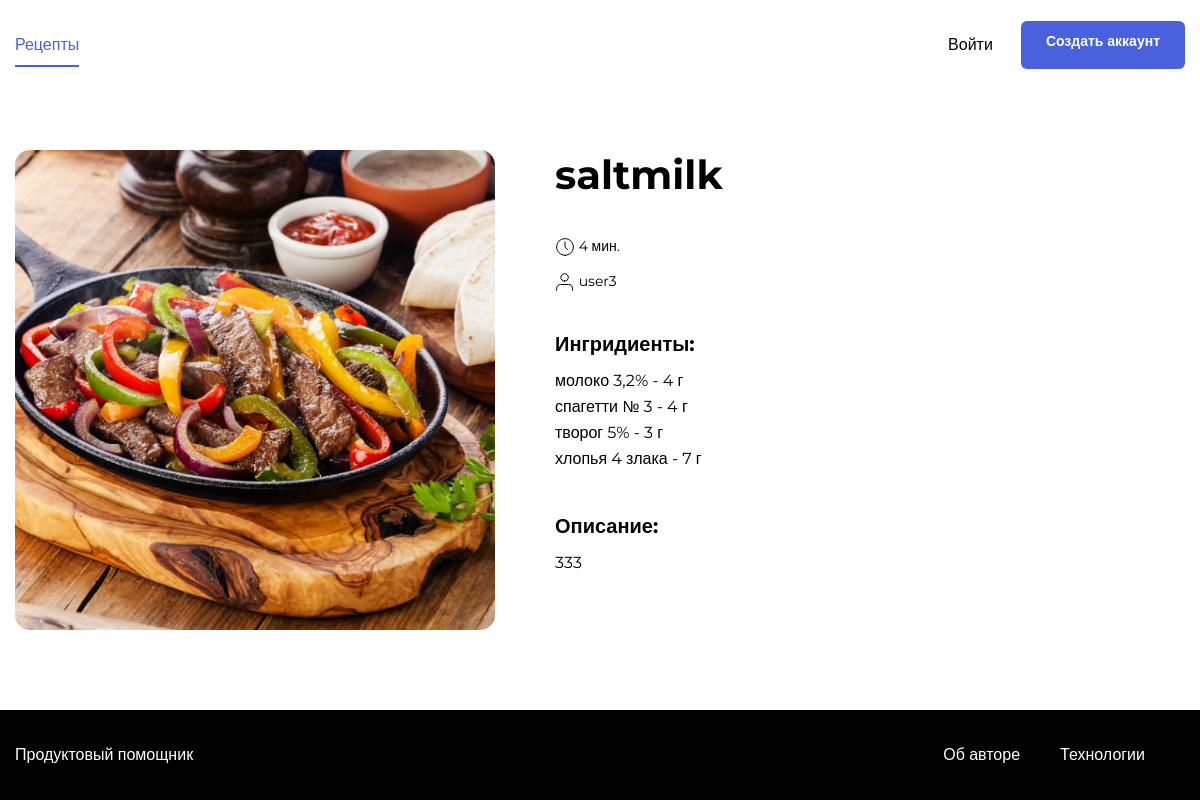
Page /recipe/3/ on the committed database.
### recipes/models.py (models this page shows, shortened)
class Recipe(models.Model):
    author = models.ForeignKey(User, on_delete=models.CASCADE, related_name="recipes")
    title = models.CharField(max_length = 100)
    image = models.ImageField(upload_to='static/images/recipes/', blank=True, null=True)
    text = models.TextField(null=True)
    ingredients = models.ManyToManyField(Ingredient, through='recipeingredient')
    tag = models.ManyToManyField('Tag')
    preparing_time = models.PositiveSmallIntegerField(default=0, null=True)

class Ingredient(models.Model):
    title = models.CharField(max_length=50,null=True, verbose_name='Название')
    dimension = models.CharField(max_length=10,null=True, verbose_name='Еденица измерения')
    def __str__(self):
        return self.title

class RecipeIngredient(models.Model):
    ingredient = models.ForeignKey(Ingredient, on_delete = models.CASCADE, default = '0')
    amount = models.PositiveSmallIntegerField(null=True)
    recipe = models.ForeignKey(Recipe, on_delete = models.CASCADE, default = '0')

### foodgram/views.py (the view)
# urls.py: path('recipe/<int:recipe_id>/', foodgramviews.recipe, name="recipe"),
def recipe(request, recipe_id):
    recipe = get_object_or_404(Recipe, pk=recipe_id)
    in_favorites = None
    if str(request.user) != 'AnonymousUser':
        username = request.user
        in_favorites = Favorite.objects.filter(user=username, recipe=recipe).first()
    ingredients = zip(recipe.ingredients.all(), recipe.recipeingredient_set.all())
    return render(request, 'singlePage.html', {'recipe' : recipe, 'ingredients' : ingredients, 'in_favorites': in_favorites})

### recipes/templates/singlePage.html (shortened to what this page needs)
<!doctype html>
{% load static %}
<html lang="en">
<head>
    <link rel="stylesheet" href="{% static './pages/single.css' %}">
</head>
<body class="body">
<header class="header">
    {% if user.is_authenticated %}
        {% include 'includes/nav_auth.html' %}
    {% else %}
        {% include 'includes/nav_not_auth.html' %}
    {% endif %}
</header>
    <main class="main container">
        <div class="single-card" data-id= '{{ recipe.id }}' data-author= '{{ recipe.author.id }}'>
            <img src="{{ STATIC_URL }}/{{ recipe.image }}" alt="{{ recipe.title }}" class="single-card__image">
            <div class="single-card__info">
                <div class="single-card__header-info">
                    <h1 class="single-card__title">{{ recipe.title }}</h1>
                </div>
                <div class="single-card__items single-card__items_column">
                    <p class="single-card__text"><span class="icon-time"></span> {{ recipe.preparing_time }} мин.</p>
                    <ul class="single-card__items">
                        <li class="single-card__item"><p class="single-card__text"><span class="icon-user"></span> {{ recipe.author }}</p></li>
                    </ul>
                </div>
                <div class="single-card__section">
                    <h3 class="single-card__section-title">Ингридиенты:</h3>
                    <div class="single-card__items single-card__items_column">
                        {% for ingredient, recipeingredient in ingredients%}
                            <p class=" single-card__section-item">{{ ingredient }} - {{recipeingredient.amount}} {{ ingredient.dimension }} </p>
                        {% endfor %}
                    </div>
                </div>
                <div class="single-card__section">
                    <h3 class="single-card__section-title">Описание:</h3>
                    <p class=" single-card__section-text">{{ recipe.text }}</p>
                </div>
            </div>
        </div>
    </main>
    {% include 'includes/footer.html' %}
</body>
</html>

### static/pages/single.css (style rules this page uses)
* { box-sizing: border-box; }
html, body { min-height: 100%; }

### static/blocks/body/body.css (style rules this page uses)
.body { display: flex; flex-direction: column; }

### static/blocks/container/container.css (style rules this page uses)
.container { max-width: 1200px; padding: 0 15px; margin: 0 auto; width: 100%; }

### static/blocks/header/header.css (style rules this page uses)
.header { display: flex; align-items: center; justify-content: center; }

### static/blocks/main/main.css (style rules this page uses)
.main { padding-top: 60px; padding-bottom: 80px; flex: 1 0 auto; min-height: calc(100vh - 180px); }

### static/blocks/single-card/single-card.css (style rules this page uses)
.single-card { display: flex; justify-content: space-between; }

### static/blocks/single-card/__title/single-card__title.css (style rules this page uses)
.single-card__title { font-family: 'Montserrat', sans-serif; font-style: normal; font-weight: bold; font-size: 40px; line-height: 49px; color: #000000; margin: 0; }

### static/blocks/single-card/__image/single-card__image.css (style rules this page uses)
.single-card__image { object-fit: cover; align-self: flex-start; height: 480px; width: 480px; border-radius: 15px; }

### static/blocks/single-card/__info/single-card__info.css (style rules this page uses)
.single-card__info { display: flex; flex-direction: column; width: 100%; padding-left: 60px; }

### static/blocks/single-card/__header-info/single-card__header-info.css (style rules this page uses)
.single-card__header-info { display: flex; justify-content: space-between; margin: 0 0 18px; }

### static/blocks/single-card/__items/single-card__items.css (style rules this page uses)
.single-card__items { display: flex; flex-direction: row; list-style: none; padding: 0; margin: 0 0 20px; }

### static/blocks/single-card/__item/single-card__item.css (style rules this page uses)
.single-card__item { margin-right: 8px; height: 100%; }

### static/blocks/single-card/__text/single-card__text.css (style rules this page uses)
.single-card__text { font-family: 'Montserrat', sans-serif; font-style: normal; font-weight: normal; font-size: 14px; line-height: 17px; color: #000000; margin: 0 0 15px; padding: 0; }
.single-card__text:last-child { margin-bottom: 0; }

### static/blocks/single-card/__items/_column/single-card__items_column.css (style rules this page uses)
.single-card__items_column { flex-direction: column; max-height: 129px; flex-wrap: wrap; }

### static/blocks/single-card/__section/single-card__section.css (style rules this page uses)
.single-card__section { margin: 0 0 22px; }
.single-card__section:last-child { margin: 0; }

### static/blocks/single-card/__section-title/single-card__section-title.css (style rules this page uses)
.single-card__section-title { font-family: 'Montserrat', sans-serif; font-style: normal; font-weight: bold; font-size: 20px; line-height: 24px; color: #000000; margin: 0 0 12px; }

### static/blocks/single-card/__section-text/single-card__section-text.css (style rules this page uses)
.single-card__section-text { font-size: 16px; line-height: 26px; font-family: 'Montserrat', sans-serif; font-style: normal; font-weight: normal; color: #000000; margin: 0 0 27px; padding: 0; }

### static/blocks/single-card/__section-item/single-card__section-item.css (style rules this page uses)
.single-card__section-item { font-size: 16px; line-height: 26px; font-family: 'Montserrat', sans-serif; font-style: normal; font-weight: normal; color: #000000; margin: 0; padding: 0; width: max-content; }

### rows in the picture
Recipe: image (picture), title "saltmilk", preparing_time "4", author "user3", text "333"
Ingredient: title "молоко 3,2%", amount "4", dimension "г"
Ingredient: title "спагетти № 3", amount "4", dimension "г"
Ingredient: title "творог 5%", amount "3", dimension "г"
Ingredient: title "хлопья 4 злака", amount "7", dimension "г"
